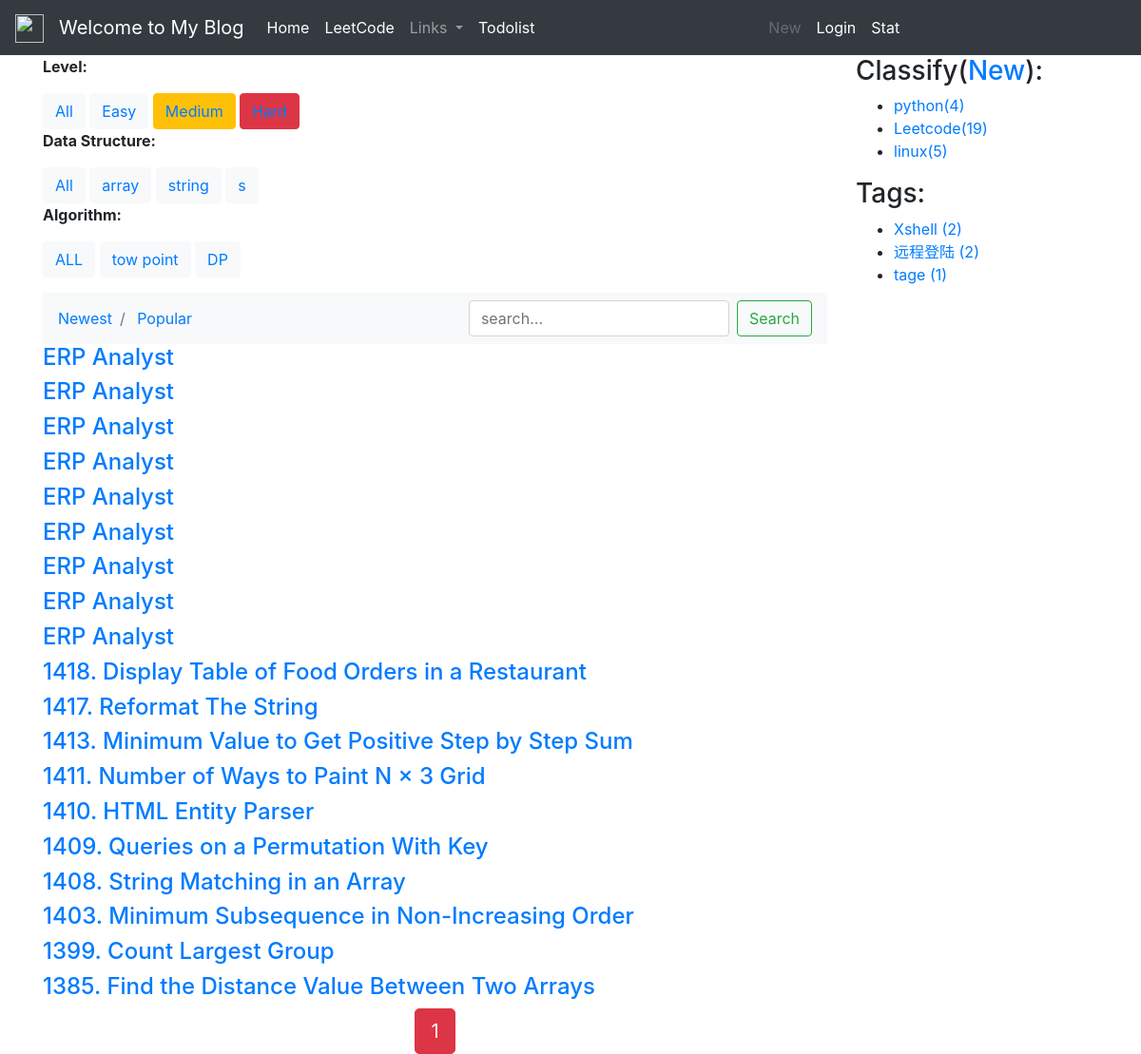
/blog_list_leetcode, run on an earlier commit of the app's database.
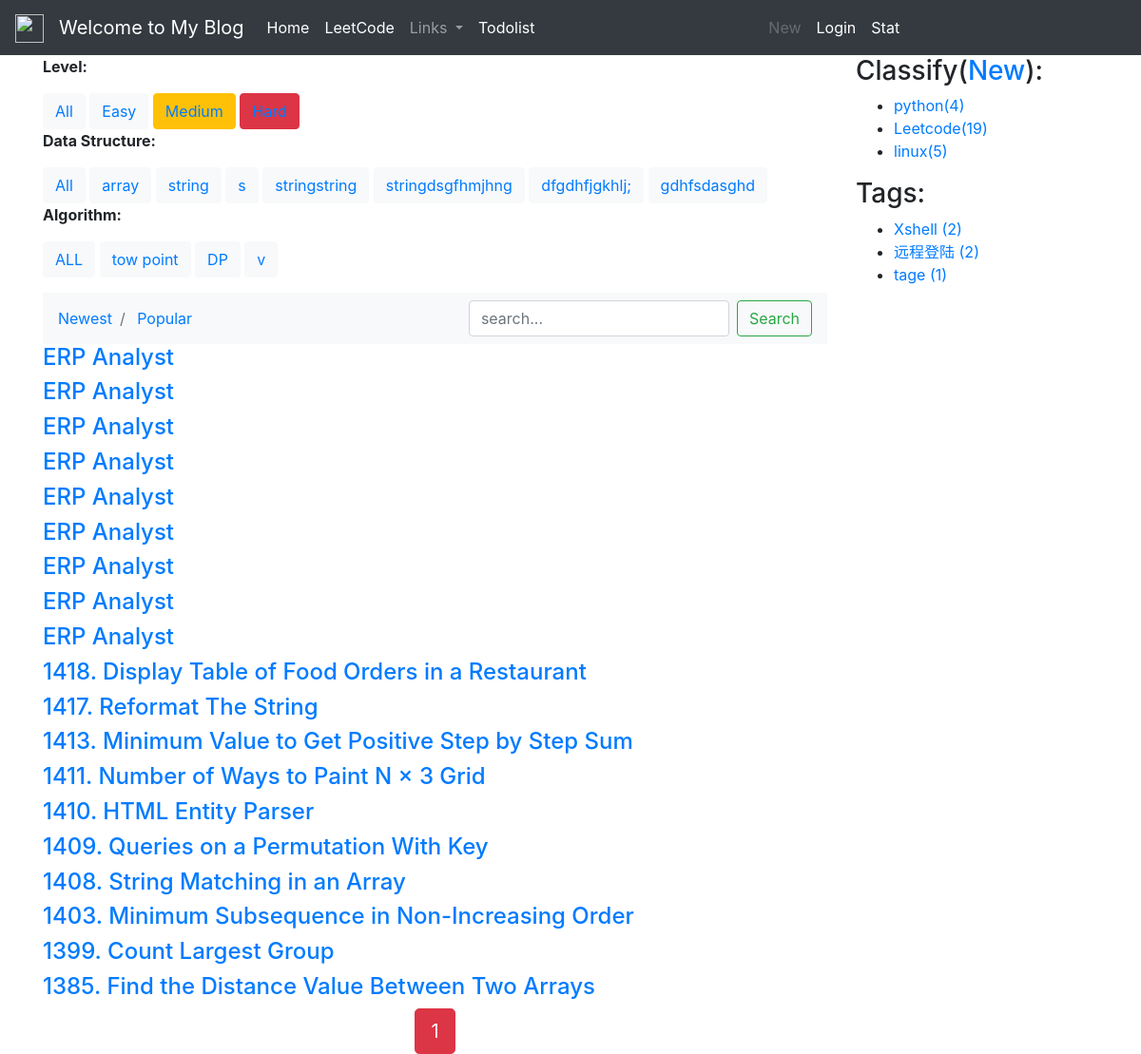
And on a later commit of the database.
### blog/models.py (models this page shows, shortened)
class BlogDifficulty(models.Model):
    title = models.CharField(max_length=100, blank=True)
    created = models.DateTimeField(default=timezone.now)

class BlogClassifyDataStructure(models.Model):
    title = models.CharField(max_length=100, blank=True)
    created = models.DateTimeField(default=timezone.now)

class BlogAlgorithm(models.Model):
    title = models.CharField(max_length=100, blank=True)
    created = models.DateTimeField(default=timezone.now)

class Blog(models.Model):
    author = models.ForeignKey(User, on_delete=models.CASCADE)
    title = models.CharField(max_length=100)
    body = models.TextField()
    total_views = models.PositiveIntegerField(default=0)
    created_time = models.DateTimeField(default=timezone.now)
    updated_time = models.DateTimeField(auto_now=True)
    abstract = models.CharField(max_length=200, blank=True)
    classify = models.ForeignKey(BlogClassify, null=True, on_delete=models.CASCADE, related_name='blog')
    tags = models.ManyToManyField(Tag, blank=True)
    avatar = models.ImageField(upload_to='blog/%Y%m%d/', blank=True)
    difficulty=models.ForeignKey(BlogDifficulty,null=True,on_delete=models.CASCADE, related_name='blog')
    datastructrue=models.ForeignKey(BlogClassifyDataStructure,null=True,on_delete=models.CASCADE, related_name='blog')
    algorithm=models.ForeignKey(BlogAlgorithm,null=True,on_delete=models.CASCADE, related_name='blog')
    class Meta:
        ordering = ('-created_time',)

class BlogClassify(models.Model):
    title = models.CharField(max_length=100, blank=True)
    created = models.DateTimeField(default=timezone.now)

class Tag(models.Model):
    name = models.CharField(max_length=100)

### blog/views.py (the view)
# urls.py: path('blog_list_leetcode',views.blog_list_leetcode,name='blog_list_leetcode'),
def blog_list_leetcode(request):
    get_user_ip(request)
    search = request.POST.get('search')
    order = request.GET.get('order')
    difficulty=request.GET.get('difficulty')
    datastructure=request.GET.get('datastructure')
    algorithm=request.GET.get('algorithm')
    blog_difficulty=BlogDifficulty.objects.all()
    blog_DataStructure=BlogClassifyDataStructure.objects.all()
    blog_Algorithm=BlogAlgorithm.objects.all()
    classify = BlogClassify.objects.get(title='Leetcode')
    blog_list= Blog.objects.all()
    blog_list = blog_list.filter(classify=classify)
    if difficulty and difficulty!='None':
        blog_list = blog_list.filter(difficulty=difficulty)
    if datastructure and datastructure!='None':
        blog_list = blog_list.filter(datastructrue=datastructure)
    if algorithm and algorithm!='None':
        blog_list = blog_list.filter(algorithm=algorithm)
    if search:
        blog_list = blog_list.filter(
            Q(title__icontains=search) |
            Q(body__icontains=search)
        )
    else:
        search = ''
    if order == 'total_views':
        blog_list = blog_list.order_by('-total_views')
    paginator = Paginator(blog_list, 20)
    page = request.GET.get('page')
    blogs = paginator.get_page(page)
    context = {
        'blogs': blogs,
        'order': order,
        'search': search,
        'difficulty':difficulty,
        'datastructure':datastructure,
        'algorithm':algorithm,
        'blog_difficulty':blog_difficulty,
        'blog_DataStructure':blog_DataStructure,
        'blog_Algorithm':blog_Algorithm
    }
    return render(request, 'blog/listleetcode.html', context)

### blog/templatetags/blog_extras.py (called while the page is built)
@register.inclusion_tag('blog/inclusions/_classify.html',takes_context=True)
def show_classify(context):
    classify_list = BlogClassify.objects.annotate(num_posts=Count('blog')).filter(num_posts__gt=0)
    return {
        'classify_list': classify_list,
    }

@register.inclusion_tag('blog/inclusions/_tags.html', takes_context=True)
def show_tags(context):
    tag_list = Tag.objects.annotate(num_posts=Count('blog')).filter(num_posts__gt=0)
    return {
        'tag_list': tag_list,
    }

### blog/views.py (called while the page is built)
def total_views_add():
    obj = Website_views.objects.first()
    if obj == None:
        Website_views.objects.create(views=1)
    else:
        total_views = Website_views.objects.first()
        total_views.views = total_views.views + 1
        total_views.save()

### templates/blog/listleetcode.html (shortened to what the changed rows need)
{% extends "base.html" %}
{% load staticfiles %}
{% block content %}
    <div>
            <div>
                {% for difficulty in blog_difficulty %}
                {% if difficulty.title == 'Easy' %}
                <button type="button" class="btn btn-light ">
                    <a href="{% url 'blog:blog_list_leetcode' %}?search={{ search }}&difficulty={{ difficulty.id }}&datastructure={{ datastructure }}&algorithm={{ algorithm }}">{{ difficulty.title }}</a>
                </button>
                {% elif difficulty.title == 'Medium' %}
                <button type="button" class="btn btn-warning ">
                    <a href="{% url 'blog:blog_list_leetcode' %}?search={{ search }}&difficulty={{ difficulty.id }}&datastructure={{ datastructure }}&algorithm={{ algorithm }}">{{ difficulty.title }}</a>
                </button>
                {% else %}
                <button type="button" class="btn btn-danger ">
                    <a href="{% url 'blog:blog_list_leetcode' %}?search={{ search }}&difficulty={{ difficulty.id }}&datastructure={{ datastructure }}&algorithm={{ algorithm }}">{{ difficulty.title }}</a>
                </button>
                {% endif %}
                {% endfor %}
            </div>
              <div>
                {% for datastructure in blog_DataStructure %}
                <button type="button" class="btn btn-light">
                    <a href="{% url 'blog:blog_list_leetcode' %}?search={{ search }}&difficulty={{ difficulty }}&datastructure={{ datastructure.id }}&algorithm={{ algorithm }}">{{ datastructure.title }}</a>
                  </button>
                    {% endfor %}
              </div>
        <div>
                {% for algorithm in blog_Algorithm %}
                <button type="button" class="btn btn-light">
                    <a href="{% url 'blog:blog_list_leetcode' %}?search={{ search }}&difficulty={{ difficulty }}&datastructure={{ datastructure }}&algorithm={{ algorithm.id }}">{{ algorithm.title }}</a>
                  </button>
                    {% endfor %}
              </div>
    </div>
    {% for blog in blogs %}
    <h4><a href="{% url 'blog:blog_detail' blog.id %}">{{blog.title}}</a></h4>
    {% endfor %}
{% endblock content %}

### templates/blog/inclusions/_classify.html
<div class="">
  <h3 class="">Classify(<a href="{% url 'blog:classify_add' %}">New</a>):</h3>
  <ul>
    {% for classify in classify_list %}
      <li>
        <a href="{% url 'blog:blog_list' %}?classify={{ classify.id }}">{{ classify.title }}<span class="post-count">({{ classify.num_posts }})</span></a>
      </li>
    {% empty %}
      暂无分类！
    {% endfor %}
  </ul>
</div>

### templates/blog/inclusions/_tags.html
<div class="widget widget-tag-cloud">
  <h3 class="widget-title">Tags:</h3>
  <ul>
    {% for tag in tag_list %}
      <li>
        <a href="{% url 'blog:blog_list' %}?tag={{ tag.id }}">{{ tag.name }} <span class="post-count">({{ tag.num_posts }})</span></a>
      </li>
    {% empty %}
      暂无标签！
    {% endfor %}
  </ul>
</div>

What changed in the data, as far as the page shows it:
added BlogClassifyDataStructure: title "stringstring"
added BlogClassifyDataStructure: title "stringdsgfhmjhng"
added BlogClassifyDataStructure: title "dfgdhfjgkhlj;"
added BlogClassifyDataStructure: title "gdhfsdasghd"
added BlogAlgorithm: title "v"
